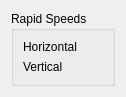
      <widget class="QWidget" name="page_2">
       <property name="geometry">
        <rect>
         <x>0</x>
         <y>0</y>
         <width>115</width>
         <height>94</height>
        </rect>
       </property>
       <attribute name="label">
        <string>Default Values</string>
       </attribute>
       <layout class="QVBoxLayout" name="verticalLayout_8">
        <item>
         <widget class="QGroupBox" name="groupBox_3">
          <property name="title">
           <string>Rapid Speeds</string>
          </property>
          <layout class="QFormLayout" name="formLayout_2">
           <property name="fieldGrowthPolicy">
            <enum>QFormLayout::AllNonFixedFieldsGrow</enum>
           </property>
           <item row="0" column="0">
            <widget class="QLabel" name="label_8">
             <property name="text">
              <string>Horizontal</string>
             </property>
            </widget>
           </item>
           <item row="0" column="1">
            <widget class="Gui::QuantitySpinBox" name="setupRapidHorizontal" native="true">
             <property name="sizePolicy">
              <sizepolicy hsizetype="MinimumExpanding" vsizetype="Fixed">
               <horstretch>0</horstretch>
               <verstretch>0</verstretch>
              </sizepolicy>
             </property>
             <property name="toolTip">
              <string>&lt;html&gt;&lt;head/&gt;&lt;body&gt;&lt;p&gt;Rapid horizontal speed assigned as HorizRapid to new ToolController.&lt;/p&gt;&lt;/body&gt;&lt;/html&gt;</string>
             </property>
            </widget>
           </item>
           <item row="1" column="0">
            <widget class="QLabel" name="label_12">
             <property name="text">
              <string>Vertical</string>
             </property>
            </widget>
           </item>
           <item row="1" column="1">
            <widget class="Gui::QuantitySpinBox" name="setupRapidVertical" native="true">
             <property name="sizePolicy">
              <sizepolicy hsizetype="MinimumExpanding" vsizetype="Fixed">
               <horstretch>0</horstretch>
               <verstretch>0</verstretch>
              </sizepolicy>
             </property>
             <property name="toolTip">
              <string>&lt;html&gt;&lt;head/&gt;&lt;body&gt;&lt;p&gt;Rapid vertical speed assigne to VertRapid of new ToolController.&lt;/p&gt;&lt;/body&gt;&lt;/html&gt;</string>
             </property>
            </widget>
           </item>
          </layout>
         </widget>
        </item>
        <item>
         <spacer name="verticalSpacer_3">
          <property name="orientation">
           <enum>Qt::Vertical</enum>
          </property>
          <property name="sizeHint" stdset="0">
           <size>
            <width>20</width>
            <height>40</height>
           </size>
          </property>
         </spacer>
        </item>
       </layout>
      </widget>
